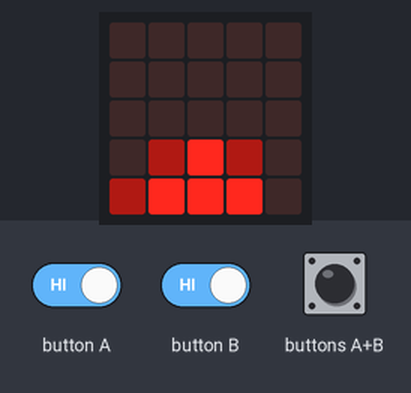
A program run on a simulated BBC micro:bit running MicroPython. On the bench: the board's 5×5 LED display. The test bench sets the inputs (shaded band). Random numbers come from a fixed seed; the 48×5 strip is a reading aid, not a part: it shows the text the display is scrolling, unrolled, one strip-width of it at a time.

Above: at 1.7 s.
1.8 s: buttons A+B pressed for 0.15 s
At 2.4 s:
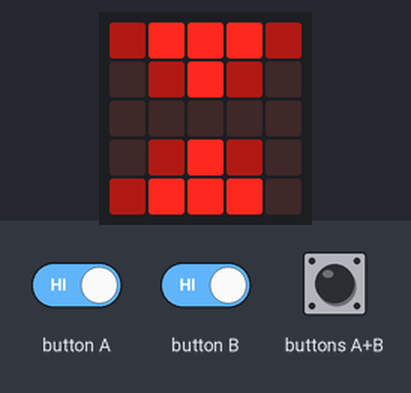
2.5 s: button A driven LOW and button B driven LOW
5.2 s: button A released
At 7.14 s:
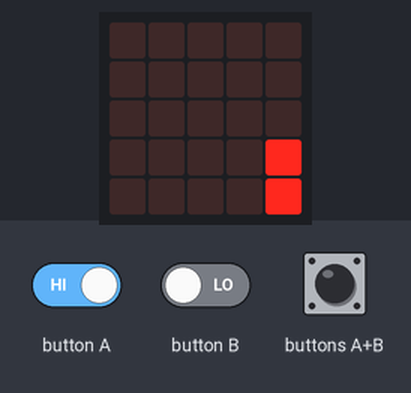
8.2 s: buttons A+B pressed for 1 s
At 9.8 s:
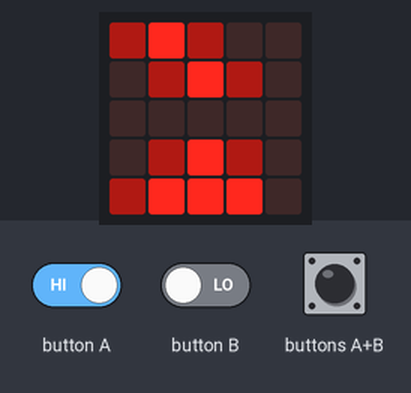

Measured:
- after the input at 1.8 s, the display: first changes at once (image 1 shows a later state)

The program:

rpscomplete.py
```python
from microbit import *
import random

rock = "29992:02920:00000:00000:00000"
paper = "09990:09990:00000:00000:00000"
scissors = "29200:02920:00000:00000:00000"


rps = [rock,paper,scissors]

def reverse(string):
    returnString = ""
    for i in range(len(string),1,-1):
        returnString += string[i-1]
    return returnString

def displayPlayer(number):
    return Image(reverse(rps[number]))

def displayEnemy(number):
    return Image(rps[number])

def showState(player,enemy):
    display.show(displayPlayer(player) + displayEnemy(enemy))

def winner(player,enemy):
    if (player == enemy + 1):
        return 1
    elif (enemy == player + 1):
        return -1
    elif (enemy == player):
        return 0
    elif (player + 2 == enemy):
        return 1
    else:
        return -1

def displayResult(player,enemy):
    for i in range(0,5):
        display.clear()
        newImage = displayPlayer(player).shift_left(4-i) + displayEnemy(enemy).shift_right(4-i)
        display.show(newImage)
        sleep(100)

    sleep(1000)

    if (winner(player,enemy) == 0):
        display.scroll("Tie!")
    elif (winner(player,enemy) == 1):
        display.scroll("You Win!")
    else:
        display.scroll("You lose :(")

def displayPlayerChoice(choice,direction):
    for i in range(0,5):
        display.clear()
        newImage = Image()
        if direction == -1:
            newImage = displayPlayer(choice).shift_left(4-i)
        else:
            newImage = displayPlayer(choice).shift_right(4-i)
        display.show(newImage)
        sleep(100)

def aiChoose():
    return random.randint(0,2)

#Don't worry about anything above the play function, unless you want to know how it all works

def play():
    choice = 0
    displayPlayerChoice(choice,1)
    '''We need to make the game run forever'''
    while True:
        if button_a.is_pressed() and button_b.is_pressed():
            '''Ask the AI what it would like to do (then place this in a variable) (hint: aiChoose() will generate the AI's choice)'''
            aiMove = aiChoose()

            '''Check who wins (hint: we just need to figure out how to use displayResult)'''
            displayResult(choice,aiMove)

            '''display the player's current choice again (hint: look above or below to see how this is done)'''
            displayPlayerChoice(choice,1)

        elif button_b.is_pressed():
            '''Change the player's choice, and make sure that it's <= 2 (hint: using modulus (%) is a good idea here)'''
            choice += 1
            choice = choice % 3
            displayPlayerChoice(choice,1)

play()
```
